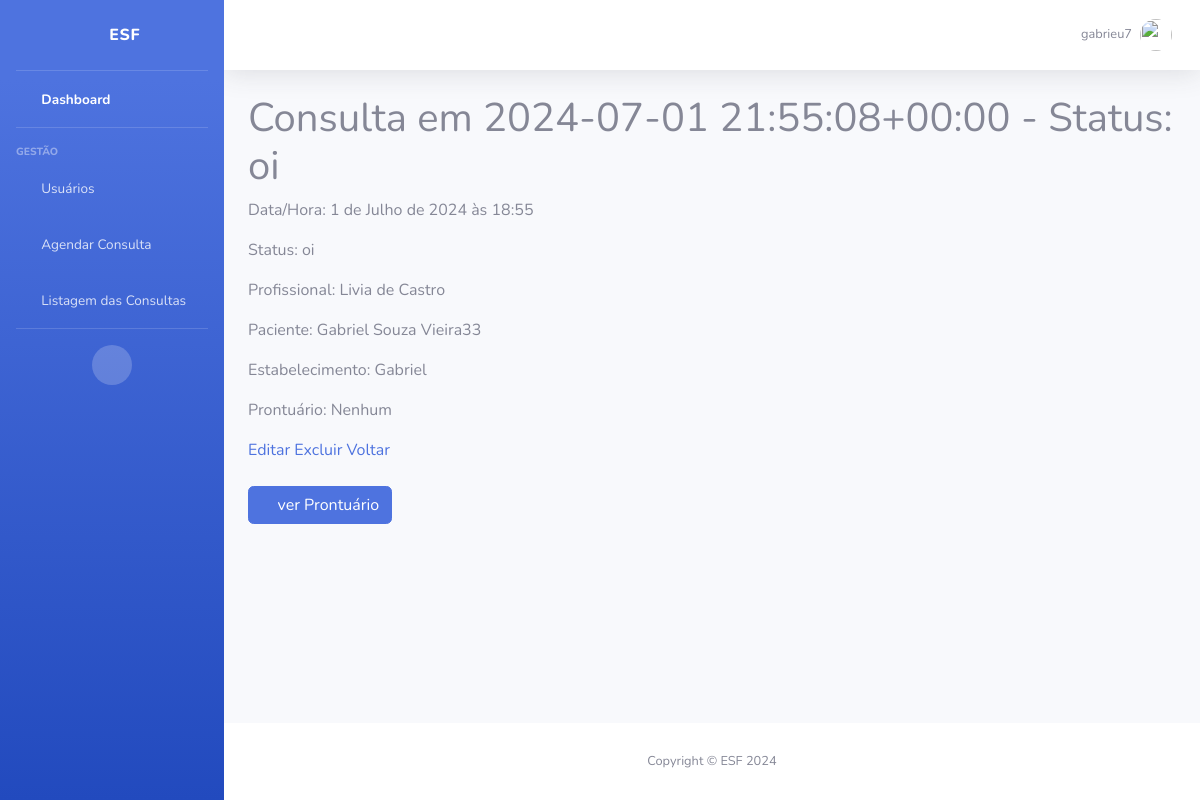
The app's page /consultas/consultas/1/ (signed in) with its own data.
### consultas/models.py (models this page shows)
class Consulta(models.Model):
    data_hora = models.DateTimeField()
    status = models.TextField()
    profissional = models.ForeignKey(Usuario, on_delete=models.CASCADE, related_name='consultas_profissional')
    paciente = models.ForeignKey(Usuario, on_delete=models.CASCADE, related_name='consultas_paciente')
    estabelecimento = models.ForeignKey(Estabelecimento, on_delete=models.CASCADE, related_name='consultas_estabelecimento')
    prontuario = models.OneToOneField(Prontuario, on_delete=models.CASCADE, related_name='consulta_prontuario', null=True, blank=True)
    def __str__(self):
        return f"Consulta em {self.data_hora} - Status: {self.status}"

### usuarios/models.py (models this page shows)
class Usuario(User):
    nome_completo = models.CharField(max_length=255)
    data_nascimento = models.DateField(null=True, blank=True)
    rua = models.CharField(max_length=255)
    num_casa = models.IntegerField()
    uf = models.CharField(max_length=2)
    cpf = models.CharField(max_length=11, unique=True)
    rg = models.CharField(max_length=9, unique=True)
    nome_mae = models.CharField(max_length=255)
    nome_pai = models.CharField(max_length=255, blank=True, null=True)
    def __str__(self):
        return self.nome_completo

### estabelecimento/models.py (models this page shows)
class Estabelecimento(models.Model):
    nome = models.CharField(max_length=50)
    endereco = models.CharField(max_length=100)
    telefone = models.CharField(max_length=11)
    responsavel = models.OneToOneField("usuarios.Usuario", on_delete=models.DO_NOTHING)
    def __str__(self):
        return self.nome

### consultas/views.py (the view)
# urls.py: path('consultas/<int:pk>/', views.consulta_detail, name='consulta_detail'),
@login_required
def consulta_detail(request, pk):
    consulta = get_object_or_404(Consulta, pk=pk)
    return render(request, 'consultas/consulta_detail.html', {'consulta': consulta})

### templates/consultas/consulta_detail.html
{% extends '_base.html' %}
{% block content %}
<h1>{{ consulta }}</h1>
<p>Data/Hora: {{ consulta.data_hora }}</p>
<p>Status: {{ consulta.status }}</p>
<p>Profissional: {{ consulta.profissional }}</p>
<p>Paciente: {{ consulta.paciente }}</p>
<p>Estabelecimento: {{ consulta.estabelecimento }}</p>
<p>Prontuário: {% if consulta.prontuario %}{{ consulta.prontuario }}{% else %}Nenhum{% endif %}</p>
<a href="{% url 'consulta_update' consulta.pk %}">Editar</a>
<a href="{% url 'consulta_delete' consulta.pk %}">Excluir</a>
<a href="{% url 'consulta_list' %}">Voltar</a>
<br><br>
<a href="{% url 'prontuario_list' %}" class="btn btn-primary">
    <i class="fas fa-file-medical"></i> ver Prontuário
</a>
{% endblock %}

### templates/_base.html (shortened to what this page needs)
{% load static %}
<!DOCTYPE html>
<html lang="en">
<head>
    <link href="{% static 'vendor/fontawesome-free/css/all.min.css' %}" rel="stylesheet" type="text/css">
    <link href="{% static 'css/sb-admin-2.min.css' %}" rel="stylesheet">
</head>
<body id="page-top">
    <div id="wrapper">
        <ul class="navbar-nav bg-gradient-primary sidebar sidebar-dark accordion" id="accordionSidebar">
            <a class="sidebar-brand d-flex align-items-center justify-content-center" href="{% url "home" %}">
                <div class="sidebar-brand-icon">
                    <i class="fas fa-hospital"></i>
                </div>
                <div class="sidebar-brand-text mx-3">ESF</div>
            </a>
            <hr class="sidebar-divider my-0">
            <li class="nav-item active">
                <a class="nav-link" href="">
                    <i class="fas fa-fw fa-tachometer-alt"></i>
                    <span>Dashboard</span>
                </a>
            </li>
            <hr class="sidebar-divider">
            <div class="sidebar-heading">
                Gestão
            </div>
                    <li class="nav-item">
                        <a class="nav-link" href="{% url "usuario_list" %}">
                            <i class="fas fa-fw fa-user-injured"></i>
                            <span>Usuários</span>
                        </a>
                    </li>
            <li class="nav-item">
                <a class="nav-link" href="{% url "consulta_create" %}">
                    <i class="fas fa-fw fa-calendar-alt"></i>
                    <span>Agendar Consulta</span>
                </a>
            </li>
            <li class="nav-item">
                <a class="nav-link" href="{% url "consulta_list" %}">
                    <i class="fas fa-fw fa-calendar-alt"></i>
                    <span>Listagem das Consultas</span>
                </a>
            </li>
            <hr class="sidebar-divider d-none d-md-block">
            <div class="text-center d-none d-md-inline">
                <button class="rounded-circle border-0" id="sidebarToggle"></button>
            </div>
        </ul>
        <div id="content-wrapper" class="d-flex flex-column">
            <div id="content">
                <nav class="navbar navbar-expand navbar-light bg-white topbar mb-4 static-top shadow">
                    <ul class="navbar-nav ml-auto">
                            {% if user.is_authenticated %}
                                <li class="nav-item dropdown no-arrow">
                                    <a class="nav-link dropdown-toggle" href="#" id="userDropdown" role="button" data-toggle="dropdown" aria-haspopup="true" aria-expanded="false">
                                        <span class="mr-2 d-none d-lg-inline text-gray-600 small">{{ user.username }}</span>
                                        <img class="img-profile rounded-circle" src="{% static 'img/undraw_profile.svg' %}">
                                    </a>
                            {% else %}
                                    <a class="btn btn-primary" href="{% url 'login' %}">
                                        <i class="fas fa-sign-in-alt fa-sm fa-fw mr-2 text-white-400"></i>
                                        Login
                                    </a>
                            {% endif %}
                        </li>
                    </ul>
                </nav>
                <div class="container-fluid">
                    {% block content %}
                    {% endblock %}
                </div>
            </div>
            <footer class="sticky-footer bg-white">
                <div class="container my-auto">
                    <div class="copyright text-center my-auto">
                        <span>Copyright &copy; ESF 2024</span>
                    </div>
                </div>
            </footer>
        </div>
    </div>
</body>
</html>

### records on screen
Consulta: data_hora+status "Consulta em 2024-07-01 21:55:08+00:00 - Status: oi", data_hora "1 de Julho de 2024 às 18:55", status "oi", profissional "Livia de Castro", paciente "Gabriel Souza Vieira33", estabelecimento "Gabriel"

### other values on screen
{{ user.username }} "gabrieu7"
